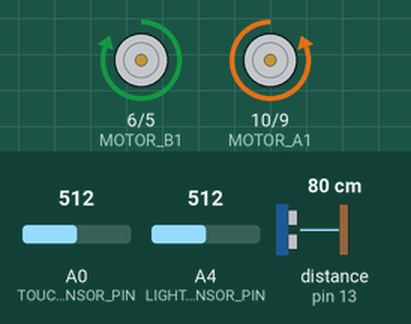
Recording of a sketch running on a simulated Arduino Uno, built with avr-gcc and run on an emulated ATmega328P. On the bench: motor-driver pin pairs drawn as motors (green arrow = first pin HIGH = forward, orange = second pin HIGH = backward, longer = more drive). The inputs (shaded band) are chosen by the test bench; at power-on: A4 (LIGHT_SENSOR_PIN) = 512, A0 (TOUCH_SENSOR_PIN) = 512, distance to the obstacle (sensor on pin 13) 80 cm. The echo pulse lasts 58.3 µs per cm.

Above: at 3.2 s.
3.3 s: A4 (LIGHT_SENSOR_PIN) set to 3
6.3 s: A4 (LIGHT_SENSOR_PIN) set to 0
At 6.93 s:
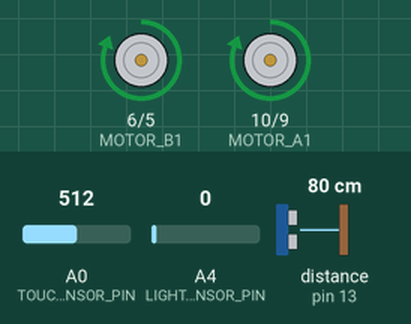
At 7.91 s:
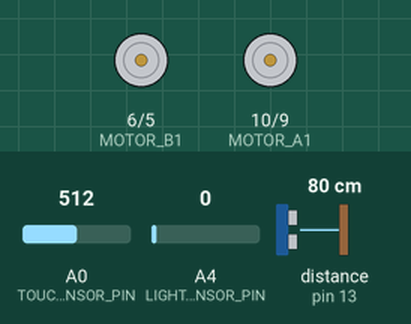
9.3 s: A4 (LIGHT_SENSOR_PIN) set to 30
At 10.37 s:
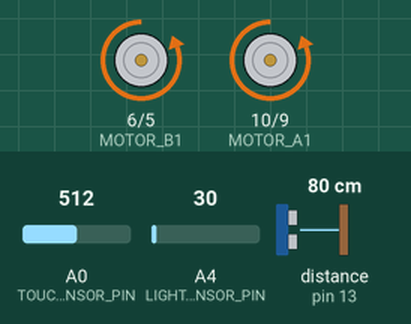
Timing chart, 0 to 12.3 s (numbered marks = the images above; inputs shaded):
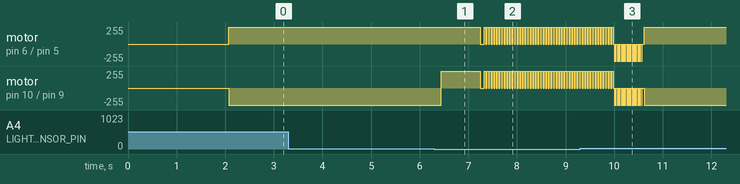

The sketch:

BattleHarambe.ino
```cpp
/*
  Battle Harambe Ver.1.8

 created 20 Nov. 2016
 modified 21 Nov 2016
 by Phoenix

 */

 #include <NewPing.h>

 /*
  * ======================
  * Fields Declarations
  * ======================
 */
// LIGHT SENSOR
const int LIGHT_SENSOR_PIN = A4;  // Analog input pin that the LIGHT_SENSOR is attached to
// TOUCH SENSOR
const int TOUCH_SENSOR_PIN = A0;  // Analog input pin that the TOUCH_SENSOR is attached to
// DISTANCE SENSOR
const int TRIG_PIN = 12;
const int ECHO_PIN = 13;
const int MAX_DISTANCE = 200;
const int PING_INTERVAL = 20;
NewPing sonar(TRIG_PIN, ECHO_PIN, MAX_DISTANCE); // sonar object
// MOTARS
const int MOTOR_A1 = 10;
const int MOTOR_A2 = 9;

const int MOTOR_B1 = 6;
const int MOTOR_B2 = 5;

// Shared value vars
int lightSensorValue = 1;
int touchSensorValue = 10;
unsigned int distance = 40;
unsigned long pingTimer = 0;

// FLAGS
int adrenalineFlag = 0; // Flag to trigger adrenalineRush attack [10 for initialize an attack]
int enermyOnSightFlag = 0; // Flag if enermy detected in sight
int scanFlag = 0; // Flag to perform a scan
int OUT_OF_RING_FLAG = 0;// Critical Flag to show out of RING [3 for initialize an emegency move]

// Count for cruising performed;
int cruisingCount = 0;
int MAX_CRUISING_COUNTS = 3;

 /*
  * ======================
  * Sensor Reading Functions
  * ======================
 */


// Average readings from the sensor
int avgReadingAnalog(int pin, int samplesize){
  int sum = 0;
  for(int i = 0; i<samplesize; i++){
    sum += analogRead(pin);
    delay(2);
  }
  return (sum / samplesize);
}

int lightCumulator(int pin, int totalTimes){
  for(int i =0; i<totalTimes; i++){
    if (analogRead(pin) != 2){
      delay(2);
      if (analogRead(pin) != 2){
        return 1;
      }
    }
    delay(1);
  }
  return 2;
}

int refreashLightSensorOnly(){
  lightSensorValue = avgReadingAnalog(LIGHT_SENSOR_PIN, 10);
  if (lightSensorValue > 1){
    OUT_OF_RING_FLAG = 3;
    return 3;
  }
  return 0;
}

// Sonar reading helper function
void echoCheck() { // If ping received, set the sensor distance to array.
  if (sonar.check_timer())
    distance = sonar.ping_result / US_ROUNDTRIP_CM;
}

// refreash Sonar sensor
void readSonarSensor(){
  if (millis() >= pingTimer) {         // Is it this sensor's time to ping?
      pingTimer += PING_INTERVAL;  // Set next time this sensor will be pinged.
//      oneSensorCycle(); // Sensor ping cycle complete, do something with the results.
      sonar.timer_stop();          // Make sure previous timer is canceled before starting a new ping (insurance).
//      distance = 0;                      // Make distance zero in case there's no ping echo for this sensor.
      sonar.ping_timer(echoCheck); // Do the ping (processing continues, interrupt will call echoCheck to look for echo).
    }
}

// Refresh all sensor stats and set flags if needed.
void refreshSensors(){

  if (refreashLightSensorOnly())
    return;
  readSonarSensor();

  touchSensorValue = avgReadingAnalog(TOUCH_SENSOR_PIN, 2);
  if (touchSensorValue == 0 && adrenalineFlag == 0){
    adrenalineFlag = 5;
  }
  else if (distance < 35){
    adrenalineFlag = 0;
    enermyOnSightFlag = 1;
  } else {
    enermyOnSightFlag = 0;
  }

//  printSensorStats(); // May increase performance if commented.
}


// print the results to the serial monitor:
void printSensorStats(){
  Serial.print("Light sensor = ");
  Serial.print(lightSensorValue);
  Serial.print("\t Touch sensor = ");
  Serial.print(touchSensorValue);
  Serial.print("\t Sonar sensor = ");
  Serial.println(distance);

}

 /*
  * ======================
  * Basic Movement Functions
  * ======================
 */
void stop() {
  digitalWrite(MOTOR_A1, LOW);
  digitalWrite(MOTOR_A2, LOW);
  digitalWrite(MOTOR_B1, LOW);
  digitalWrite(MOTOR_B2, LOW);
}

void moveForward(int spd) {
  analogWrite(MOTOR_A1, spd);
  analogWrite(MOTOR_A2, 0);
  analogWrite(MOTOR_B1, 0);
  analogWrite(MOTOR_B2, spd);
}

void moveBackward(int spd) {
  analogWrite(MOTOR_A1, 0);
  analogWrite(MOTOR_A2, spd);
  analogWrite(MOTOR_B1, spd);
  analogWrite(MOTOR_B2, 0);
}

void turnLeft(int spd) {
  analogWrite(MOTOR_A1, spd);
  analogWrite(MOTOR_A2, 0);
  analogWrite(MOTOR_B1, spd);
  analogWrite(MOTOR_B2, 0);
}
void turnRight(int spd) {
  analogWrite(MOTOR_A1, 0);
  analogWrite(MOTOR_A2, spd);
  analogWrite(MOTOR_B1, 0);
  analogWrite(MOTOR_B2, spd);
}

// Main move function, should be used in almost any case.
void intervalMove(void (*f)(int), int spd, int intervals){
  int DELAY_TIME = 5;
  int turning = 0;
  if (f == turnLeft || f == turnRight)
    turning = 1;
  stop();
  delay(5);
  for(int i = 0; i < intervals; i++){
    refreshSensors();
    delay(2);
    if (OUT_OF_RING_FLAG != 0)
      break;
    f(spd);
    delay(DELAY_TIME);
    if (turning){
      delay(10);
      stop();
      delay(5);
    }
  }
  delay(5);
}

// Special move function that does NOT CHECK events
void unstoppableMove(void (*f)(int), int spd, int intervals){
  int DELAY_TIME = 5;
  int turning = 0;
  if (f == turnLeft || f == turnRight)
    turning = 1;
  stop();
  delay(5);
  for(int i = 0; i < intervals; i++){
    f(spd);
    delay(DELAY_TIME);
    if (turning){
      delay(10);
      stop();
      delay(5);
    }
  }
  delay(3);
}

 /*
  * ======================
  * Strategic Functions
  * ======================
 */
// Normal moves.
void normalCycle(){
  intervalMove(moveForward, 180, 2);
//  intervalMove(turnLeft, 255, 5);
}

// Dash forward!
void dash(){
  int duration = 10;
  int DELAY_TIME = 2;
  stop();
  delay(3);

  while(duration-- > 0){
    if (refreashLightSensorOnly()){
      stop();
      return;
    }
    moveForward(255);
    delay(5);
  }
}

// Brief Scan for enermy
void scan(){
  scanFlag = 0; // Reset scan flag
  int intervals = 50;
  while(intervals-- > 0){
    unstoppableMove(turnLeft, 255, 2); // Turn Left
    readSonarSensor();// Refreash Sensor
    if (enermyOnSightFlag != 0)
      return;
  }
  while(intervals++ < 20){
    unstoppableMove(turnRight, 255, 1); // Turn Left
  }
}

// adrenalineRush attack! jump forward and make an 180degree turn.
void adrenalineRush(){
  switch(adrenalineFlag--){
    case 5:
    case 4:
      dash();
      dash();
      break;
    case 3:
      unstoppableMove(turnRight, 255, 80);
      break;
    case 2:
      enermyOnSightFlag = 0;
    default:
      adrenalineFlag = 0;
  }
}

// emergencyMove function, handles the actual move (move backwards, and turn left a bit)
void emergenceMove(){
  switch(OUT_OF_RING_FLAG--){
    case 3:
        // check if a scan should be performed soon after;
        if (++cruisingCount > MAX_CRUISING_COUNTS){
          scanFlag = 1;
          cruisingCount = 0;
        }
      unstoppableMove(moveBackward, 255, 80); // Move backwards
      break;
    case 2:
      unstoppableMove(turnLeft, 255, 40); // Turn Left
      break;
    default:
      OUT_OF_RING_FLAG = 0; // Back to normal
  }
}

// Handle events
void eventHandler(){
  if (OUT_OF_RING_FLAG != 0){
    adrenalineFlag = 0;
    emergenceMove();
  }
  else if(adrenalineFlag != 0){
    adrenalineRush();
  }
  else if(enermyOnSightFlag != 0){
    scanFlag = 0;
    dash();
   }else if(scanFlag != 0){
     scan();
  }
  else{
    normalCycle();
  }
}


void setup() {
  // initialize serial communications at 9600 bps:
  Serial.begin(9600);
  pingTimer = millis() + 75;

  adrenalineFlag = 0; // Flag to trigger adrenalineRush attack [10 for initialize an attack]
  enermyOnSightFlag = 0; // Flag if enermy detected in sight
  scanFlag = 0; // Flag to perform a scan
  OUT_OF_RING_FLAG = 0;// Critical Flag to show out of RING [3 for initialize an emegency move]
  cruisingCount = 0;

  delay(500);
  refreshSensors();
  delay(1000); //Delay for sensors to be initialized;
  refreshSensors();
  delay(500);

  //sensor value initialize
  distance = 50;
  lightSensorValue = 1;
  touchSensorValue = 100;
}

void loop() {
  delay(2);
  refreshSensors();
  eventHandler();
  // wait 2 milliseconds before the next loop
  delay(2);
}
```

Measured:
- the behaviour switches between 2 and 1 on A4 (LIGHT_SENSOR_PIN) (found by bisection; images 0 and 1)
